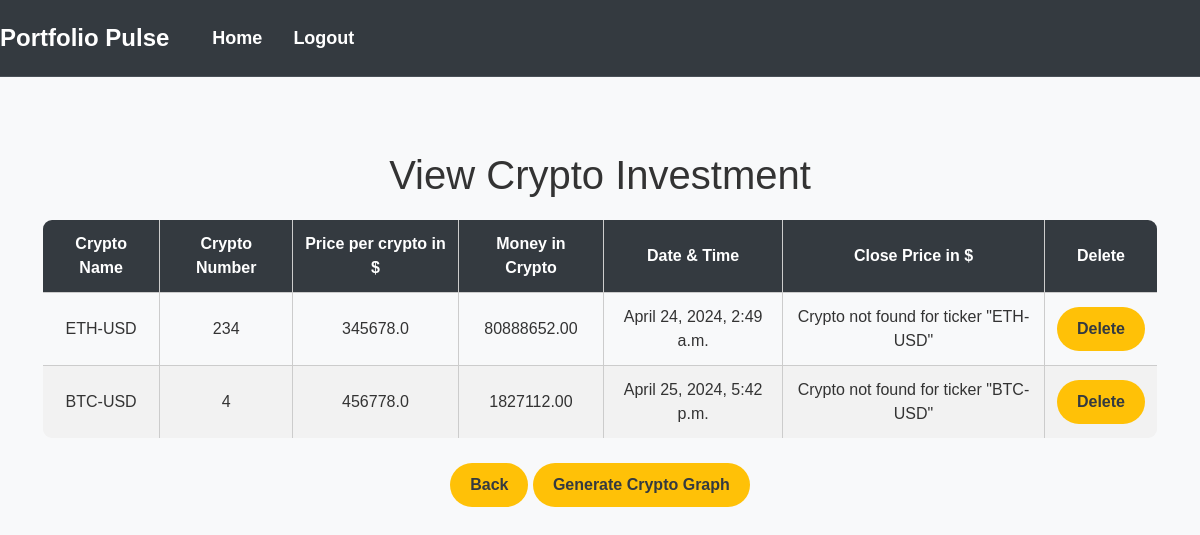
The app's page /view_crypto (signed in) with its own data.
### fin_app/models.py (models this page shows, shortened)
class CryptoModel(models.Model):
    user = models.ForeignKey(User, on_delete=models.CASCADE)
    crypto_id = models.IntegerField(primary_key=True)
    crypto_name = models.CharField(max_length=10000000000)
    crypto_number = models.IntegerField()
    crypto_ppc = models.FloatField(default=0.0)
    crypto_money = models.FloatField(default = 0.0)
    crypto_money = models.FloatField(default=0.0)
    created = models.DateTimeField(auto_now_add=True)
    close_price = models.FloatField(default=0.0)  # New field to store close price

### fin_app/views.py (the view)
# urls.py: path("view_crypto", view_crypto, name= "view_crypto"),
def view_crypto(request):
    if request.user.is_authenticated:
        user = request.user
        form = CryptoForm()
        todos = CryptoModel.objects.filter(user=user)
        return render(request, "view_crypto.html", {"form": form, "todos": todos})

### collector_app/templatetags/yfinance_tags.py (called while the page is built)
@register.simple_tag
def load_yfinance_data(ticker):
    try:
        crypto = yf.Ticker(ticker)
        data = crypto.history(period="30d")
        if not data.empty:
            close_price = data['Close'].iloc[-1]
            return close_price
    except Exception as e:
        print(f"Error retrieving data for ticker '{ticker}': {e}")
    return None

### fin_app/templatetags/custom_filters.py (called while the page is built)
@register.filter
def multiply(value, arg):
    return value * arg

### fin_app/templates/view_crypto.html (shortened to what this page needs)
<!DOCTYPE html>
{% load yfinance_tags %}
{% load custom_filters %}
<!DOCTYPE html>
<html>
<head>
    <link href="https://cdn.jsdelivr.net/npm/bootstrap@5.1.1/dist/css/bootstrap.min.css" rel="stylesheet">
</head>
<body>
    <nav class="navbar navbar-expand-lg">
      <a class="navbar-brand" href="#">
        Portfolio Pulse
      </a>
      <div class="collapse navbar-collapse" id="navbarNav">
        <ul class="navbar-nav ml-auto">
            {% if user.is_authenticated %}
              <li class="nav-item">
                <a class="nav-link" href="{% url 'home' %}">Home</a>
              </li>
              <li class="nav-item">
                <a class="nav-link" href="{% url 'ulogout' %}">Logout</a>
              </li>
            {% endif %}
        </ul>
      </div>
    </nav>
    <div class="container">
        <center>
            <br>
            <h1 class="heading">View Crypto Investment</h1>
            <table id="view">
                <thead>
                    <tr>
                        <th>Crypto Name</th>
                        <th>Crypto Number</th>
                        <th>Price per crypto in $</th>
                        <th>Money in Crypto </th>
                        <th>Date & Time</th>
                        <th>Close Price in $</th>
                        <th>Delete</th>
                    </tr>
                </thead>
                <tbody>
                    {% for todo in todos %}
                    <tr>
                        <td>{{ todo.crypto_name }}</td>
                        <td>{{ todo.crypto_number }}</td>
                        <td>{{ todo.crypto_ppc }}</td>
                        <td>{{ todo.crypto_number|multiply:todo.crypto_ppc|floatformat:2 }}</td>
                        <td>{{ todo.created }}</td>
                        <td>
                            {% with ticker=todo.crypto_name %}
                                {% load_yfinance_data ticker as data %}
                                {% if data %}
                                    {% if data %}
                                        {{ data }}
                                    {% else %}
                                        Crypto data not available for ticker "{{ ticker }}"
                                    {% endif %}
                                {% else %}
                                    Crypto not found for ticker "{{ ticker }}"
                                {% endif %}
                            {% endwith %}
                        </td>
                        <td>
                            <a href="{% url 'delete_crypto' id=todo.crypto_id %}" onclick="return confirm('Are you sure?')">
                            <button class="btn">Delete</button>
                        </a>
                    </td>
                </tr>
            {% endfor %}
        </tbody>
    </table>
    <br>
    <a href="{% url 'home' %}"><button class="btn">Back</button></a>
    <a href="{% url 'crypto_graph' %}"> <button class="btn">Generate Crypto Graph</button></a>
</center>
</body>
</html>

### fin_app/templates/view_crypto.html (style rules this page uses)
* { font-family: "Arial", sans-serif; margin: 0; padding: 0; box-sizing: border-box; }
body { background-color: #f8f9fa; color: #333; }
.navbar { background-color: #343a40; padding: 15px 0; border-bottom: 1px solid #495057; }
.navbar-brand { color: #fff; font-size: 24px; font-weight: bold; margin-right: 20px; font-family: 'Arial Black', sans-serif; }
.navbar-nav .nav-link { color: #fff; font-size: 18px; font-weight: bold; margin-left: 15px; }
.btn { background-color: #ffc107; color: #343a40; border: none; border-radius: 30px; padding: 10px 20px; font-size: 16px; font-weight: bold; cursor: pointer; }
.container { margin-top: 50px; }
table { width: 100%; border-collapse: collapse; margin-top: 20px; border: 1px solid #ccc; border-radius: 10px; overflow: hidden; }
th, td { border: 1px solid #ccc; padding: 12px; text-align: center; }
th { background-color: #343a40; color: white; }
tr:nth-child(even) { background-color: #f2f2f2; }

### records on screen
CryptoModel: crypto_name "ETH-USD", crypto_number "234", crypto_ppc "345678.0", crypto_number|multiply "80888652.00", created "April 24, 2024, 2:49 a.m."
CryptoModel: crypto_name "BTC-USD", crypto_number "4", crypto_ppc "456778.0", crypto_number|multiply "1827112.00", created "April 25, 2024, 5:42 p.m."
